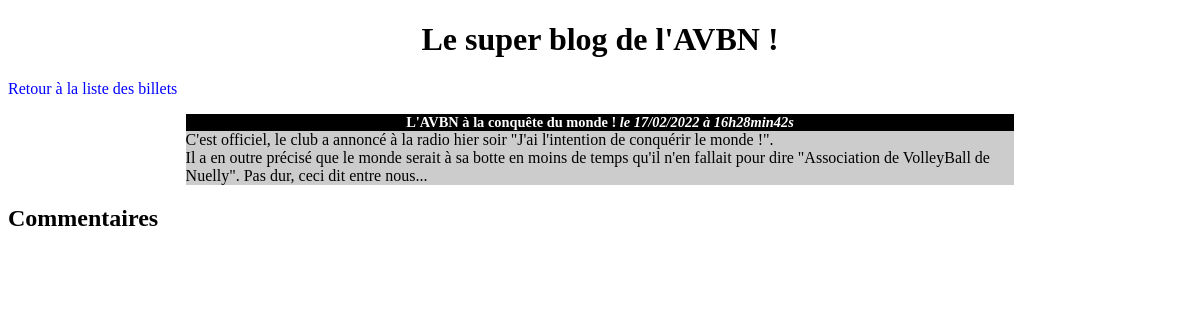
The page /post.php?id=2 on the database as committed earlier.
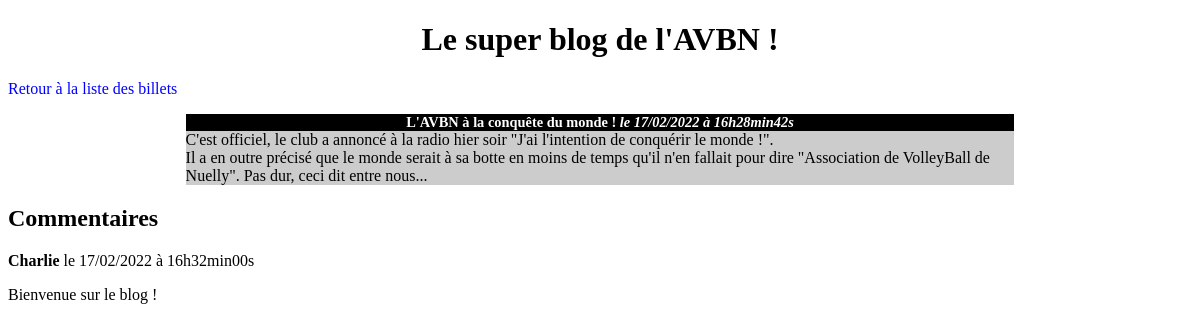
The same page on the database as committed later.
### tables this page shows
CREATE TABLE `billets` (
  `id` int(11) NOT NULL,
  `titre` varchar(255) NOT NULL,
  `contenu` text NOT NULL,
  `date_creation` datetime NOT NULL
);

CREATE TABLE IF NOT EXISTS comments (
  id INT AUTO_INCREMENT PRIMARY KEY,
  post_id INT NOT NULL,
  author VARCHAR(255) NOT NULL,
  comment TEXT NOT NULL,
  comment_date DATETIME NOT NULL DEFAULT CURRENT_TIMESTAMP,
  CONSTRAINT fk_comments_billets FOREIGN KEY (post_id) REFERENCES billets(id)
);

### post.php (called while the page is built)
<?php
require __DIR__ . '/src/model.php';
if (isset($_GET['id']) && (int)$_GET['id'] > 0) {
    $identifier = (int) $_GET['id'];
} else {
    echo 'Erreur : aucun identifiant de billet envoyé';
    exit;
}
$post = getPost($identifier);
$comments = getComments($identifier);
require __DIR__ . '/templates/post.php';

### src/model.php (called while the page is built, shortened)
<?php
function connectDb()
{
    try {
        $database = new PDO(
            'mysql:host=localhost;dbname=blog;charset=utf8',
            'root',
            'mdp'
        );
        $database->setAttribute(PDO::ATTR_ERRMODE, PDO::ERRMODE_EXCEPTION);
        return $database;
    } catch (Exception $e) {
        die('Error: ' . $e->getMessage());
    }
}
function getPost($id)
{
    $database = connectDb();
    $statement = $database->prepare(
        "SELECT id, titre, contenu,
                DATE_FORMAT(date_creation, '%d/%m/%Y à %Hh%imin%ss') AS date_creation_fr
         FROM billets
         WHERE id = ?"
    );
    $statement->execute([$id]);
    $row = $statement->fetch(PDO::FETCH_ASSOC);
    return [
        'title' => $row['titre'],
        'french_creation_date' => $row['date_creation_fr'],
        'content' => $row['contenu'],
        'identifier' => $row['id'],
    ];
}
function getComments($postId)
{
    $database = connectDb();
    $statement = $database->prepare(
        "SELECT author, comment,
                DATE_FORMAT(comment_date, '%d/%m/%Y à %Hh%imin%ss') AS french_creation_date
         FROM comments
         WHERE post_id = ?
         ORDER BY comment_date DESC"
    );
    $statement->execute([$postId]);
    return $statement->fetchAll(PDO::FETCH_ASSOC);
}

### templates/post.php (the view, shortened to what this page needs)
<!DOCTYPE html>
<html>
<head>
    <link href="blog/style.css" rel="stylesheet" />
</head>
<body>
    <h1>Le super blog de l'AVBN !</h1>
    <p><a href="blog/index.php">Retour à la liste des billets</a></p>
    <div class="news">
        <h3>
            <?= htmlspecialchars($post['title']) ?>
            <em>le <?= $post['french_creation_date'] ?> </em>
        </h3>
        <p><?= nl2br(htmlspecialchars($post['content'])) ?></p>
    </div>
    <h2>Commentaires</h2>
    <?php foreach ($comments as $comment): ?>
        <p>
            <strong><?= htmlspecialchars($comment['author']) ?></strong>
            le <?= $comment['french_creation_date'] ?>
        </p>
        <p><?= nl2br(htmlspecialchars($comment['comment'])) ?></p>
    <?php endforeach; ?>
</body>
</html>

### blog/style.css (style rules this page uses)
h1, h3 { text-align:center; }
h3 { background-color:black; color:white; font-size:0.9em; margin-bottom:0px; }
.news p { background-color:#CCCCCC; margin-top:0px; }
.news { width:70%; margin:auto; }
a { text-decoration: none; color: blue; }

Rows that differ between the two databases and show on the page:
added comments: author "Charlie", french_creation_date "17/02/2022 à 16h32min00s", comment "Bienvenue sur le blog !"
